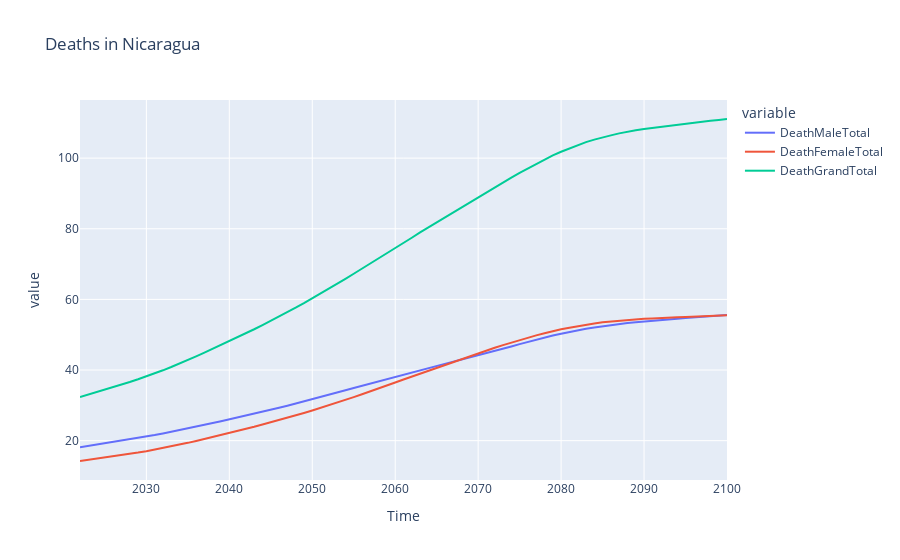

Notebook cell for this chart:
### Code cell
country = input('Enter the country name: ').title()

df_future_country_death = df_future_death.groupBy('ISO3_code', 'LocTypeID', 'LocTypeName', 'Location', 'Time')\
                                         .agg(round(sum('DeathMale'), 2).alias('DeathMaleTotal'),\
                                              round(sum('DeathFemale'), 2).alias('DeathFemaleTotal'),\
                                              round(sum('DeathTotal'), 2).alias('DeathGrandTotal'))\
                                             .orderBy('Time', asc=True)
df_future_country_death = df_future_country_death.filter(col('Location') == country)
df_future_country_death.show()
df_future_country_death.printSchema()

df_future_pandas_death = df_future_country_death.pandas_api()

plot_future_country_death = df_future_pandas_death.plot(x='Time', y=['DeathMaleTotal', 'DeathFemaleTotal', 'DeathGrandTotal'], kind='line', title=f'Deaths in {country}')
plot_future_country_death.show()

### Figure 1 — Plotly figure (JSON) as saved in the notebook; plotly's stock layout.template omitted (floating-point values rounded to 4 significant figures)
{"data": [{"hovertemplate": "variable=DeathMaleTotal<br>Time=%{x}<br>value=%{y}<extra></extra>", "legendgroup": "DeathMaleTotal", "line": {"color": "#636efa", "dash": "solid"}, "marker": {"symbol": "circle"}, "mode": "lines", "name": "DeathMaleTotal", "orientation": "v", "showlegend": true, "type": "scatter", "x": [2022, 2023, 2024, 2025, 2026, 2027, 2028, 2029, 2030, 2031, 2032, 2033, 2034, 2035, 2036, 2037, 2038, 2039, 2040, 2041, 2042, 2043, 2044, 2045, 2046, 2047, 2048, 2049, 2050, 2051, 2052, 2053, 2054, 2055, 2056, 2057, 2058, 2059, 2060, 2061, 2062, 2063, 2064, 2065, 2066, 2067, 2068, 2069, 2070, 2071, 2072, 2073, 2074, 2075, 2076, 2077, 2078, 2079, 2080, 2081, 2082, 2083, 2084, 2085, 2086, 2087, 2088, 2089, 2090, 2091, 2092, 2093, 2094, 2095, 2096, 2097, 2098, 2099, 2100], "xaxis": "x", "y": [18.11, 18.48, 18.84, 19.21, 19.58, 19.97, 20.36, 20.75, 21.16, 21.59, 22.04, 22.5, 22.94, 23.43, 23.95, 24.46, 24.98, 25.49, 26.01, 26.53, 27.07, 27.62, 28.18, 28.75, 29.33, 29.91, 30.51, 31.1, 31.71, 32.35, 32.98, 33.64, 34.29, 34.92, 35.56, 36.2, 36.84, 37.48, 38.11, 38.72, 39.33, 39.95, 40.54, 41.12, 41.76, 42.38, 42.99, 43.57, 44.19, 44.8, 45.41, 46.03, 46.67, 47.33, 47.96, 48.59, 49.19, 49.76, 50.25, 50.79, 51.29, 51.7, 52.06, 52.41, 52.7, 53.02, 53.3, 53.5, 53.74, 53.98, 54.17, 54.34, 54.52, 54.72, 54.86, 55.02, 55.21, 55.4, 55.57], "yaxis": "y"}, {"hovertemplate": "variable=DeathFemaleTotal<br>Time=%{x}<br>value=%{y}<extra></extra>", "legendgroup": "DeathFemaleTotal", "line": {"color": "#EF553B", "dash": "solid"}, "marker": {"symbol": "circle"}, "mode": "lines", "name": "DeathFemaleTotal", "orientation": "v", "showlegend": true, "type": "scatter", "x": [2022, 2023, 2024, 2025, 2026, 2027, 2028, 2029, 2030, 2031, 2032, 2033, 2034, 2035, 2036, 2037, 2038, 2039, 2040, 2041, 2042, 2043, 2044, 2045, 2046, 2047, 2048, 2049, 2050, 2051, 2052, 2053, 2054, 2055, 2056, 2057, 2058, 2059, 2060, 2061, 2062, 2063, 2064, 2065, 2066, 2067, 2068, 2069, 2070, 2071, 2072, 2073, 2074, 2075, 2076, 2077, 2078, 2079, 2080, 2081, 2082, 2083, 2084, 2085, 2086, 2087, 2088, 2089, 2090, 2091, 2092, 2093, 2094, 2095, 2096, 2097, 2098, 2099, 2100], "xaxis": "x", "y": [14.24, 14.56, 14.87, 15.18, 15.53, 15.87, 16.23, 16.62, 17.02, 17.45, 17.89, 18.36, 18.87, 19.38, 19.92, 20.46, 21.03, 21.57, 22.13, 22.73, 23.32, 23.92, 24.55, 25.17, 25.82, 26.46, 27.14, 27.85, 28.56, 29.27, 30.01, 30.77, 31.55, 32.33, 33.13, 33.91, 34.76, 35.61, 36.47, 37.31, 38.13, 39.01, 39.85, 40.67, 41.51, 42.36, 43.15, 43.95, 44.79, 45.53, 46.32, 47.05, 47.78, 48.51, 49.16, 49.81, 50.44, 51.03, 51.56, 51.98, 52.43, 52.83, 53.19, 53.51, 53.74, 54, 54.24, 54.37, 54.53, 54.6, 54.76, 54.87, 54.94, 55.01, 55.14, 55.28, 55.36, 55.43, 55.5], "yaxis": "y"}, {"hovertemplate": "variable=DeathGrandTotal<br>Time=%{x}<br>value=%{y}<extra></extra>", "legendgroup": "DeathGrandTotal", "line": {"color": "#00cc96", "dash": "solid"}, "marker": {"symbol": "circle"}, "mode": "lines", "name": "DeathGrandTotal", "orientation": "v", "showlegend": true, "type": "scatter", "x": [2022, 2023, 2024, 2025, 2026, 2027, 2028, 2029, 2030, 2031, 2032, 2033, 2034, 2035, 2036, 2037, 2038, 2039, 2040, 2041, 2042, 2043, 2044, 2045, 2046, 2047, 2048, 2049, 2050, 2051, 2052, 2053, 2054, 2055, 2056, 2057, 2058, 2059, 2060, 2061, 2062, 2063, 2064, 2065, 2066, 2067, 2068, 2069, 2070, 2071, 2072, 2073, 2074, 2075, 2076, 2077, 2078, 2079, 2080, 2081, 2082, 2083, 2084, 2085, 2086, 2087, 2088, 2089, 2090, 2091, 2092, 2093, 2094, 2095, 2096, 2097, 2098, 2099, 2100], "xaxis": "x", "y": [32.36, 33.04, 33.72, 34.4, 35.12, 35.84, 36.6, 37.37, 38.18, 39.04, 39.92, 40.85, 41.81, 42.82, 43.87, 44.92, 46, 47.06, 48.14, 49.26, 50.39, 51.55, 52.73, 53.92, 55.14, 56.37, 57.64, 58.94, 60.27, 61.6, 62.98, 64.42, 65.83, 67.26, 68.69, 70.11, 71.6, 73.09, 74.58, 76.03, 77.46, 78.97, 80.39, 81.8, 83.28, 84.74, 86.14, 87.52, 88.97, 90.32, 91.73, 93.09, 94.45, 95.84, 97.12, 98.4, 99.63, 100.8, 101.8, 102.8, 103.7, 104.5, 105.2, 105.9, 106.4, 107.0, 107.5, 107.9, 108.3, 108.6, 108.9, 109.2, 109.5, 109.7, 110, 110.3, 110.6, 110.8, 111.1], "yaxis": "y"}], "layout": {"legend": {"title": {"text": "variable"}, "tracegroupgap": 0}, "title": {"text": "Deaths in Nicaragua"}, "xaxis": {"anchor": "y", "domain": [0, 1], "title": {"text": "Time"}}, "yaxis": {"anchor": "x", "domain": [0, 1], "title": {"text": "value"}}}}
